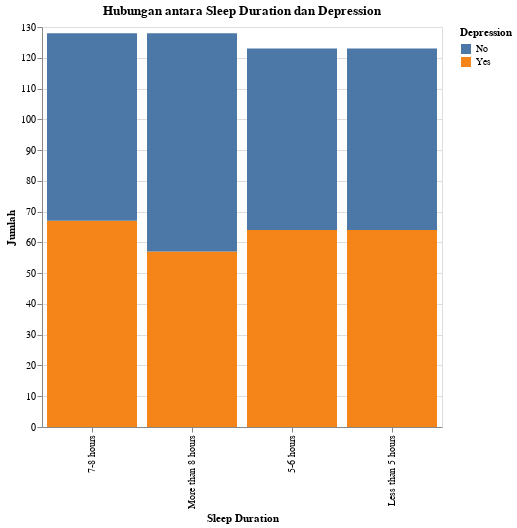

Notebook code for this chart:
### Code cell
cross_tab_long1 = cross_tab1.reset_index().melt(id_vars='Sleep Duration',
                                                value_vars=['Yes', 'No'],
                                                var_name='Depression',
                                                value_name='Count')

chart1 = alt.Chart(cross_tab_long1).mark_bar().encode(
    x=alt.X('Sleep Duration', sort='-y'),
    y=alt.Y('Count', title='Jumlah'),
    color= 'Depression',
    tooltip=['Sleep Duration', 'Depression', 'Count']
).properties(
    title='Hubungan antara Sleep Duration dan Depression',
    width=400,  # Lebar chart 
    height=400  # Tinggi chart
).interactive()

chart1.display()

### Figure 1 — Vega-Lite specification as saved in the notebook (floating-point values rounded to 4 significant figures)
{"config": {"view": {"continuousWidth": 300, "continuousHeight": 300}}, "data": {"name": "data-7afc317086bf2bbed8d8990875a744bf"}, "mark": {"type": "bar"}, "encoding": {"color": {"field": "Depression", "type": "nominal"}, "tooltip": [{"field": "Sleep Duration", "type": "nominal"}, {"field": "Depression", "type": "nominal"}, {"field": "Count", "type": "quantitative"}], "x": {"field": "Sleep Duration", "sort": "-y", "type": "nominal"}, "y": {"field": "Count", "title": "Jumlah", "type": "quantitative"}}, "height": 400, "params": [{"name": "param_1", "select": {"type": "interval", "encodings": ["x", "y"]}, "bind": "scales"}], "title": "Hubungan antara Sleep Duration dan Depression", "width": 400, "$schema": "https://vega.github.io/schema/vega-lite/v5.20.1.json", "datasets": {"data-7afc317086bf2bbed8d8990875a744bf": [{"Sleep Duration": "7-8 hours", "Depression": "Yes", "Count": 67}, {"Sleep Duration": "5-6 hours", "Depression": "Yes", "Count": 64}, {"Sleep Duration": "Less than 5 hours", "Depression": "Yes", "Count": 64}, {"Sleep Duration": "More than 8 hours", "Depression": "Yes", "Count": 57}, {"Sleep Duration": "7-8 hours", "Depression": "No", "Count": 61}, {"Sleep Duration": "5-6 hours", "Depression": "No", "Count": 59}, {"Sleep Duration": "Less than 5 hours", "Depression": "No", "Count": 59}, {"Sleep Duration": "More than 8 hours", "Depression": "No", "Count": 71}]}}
